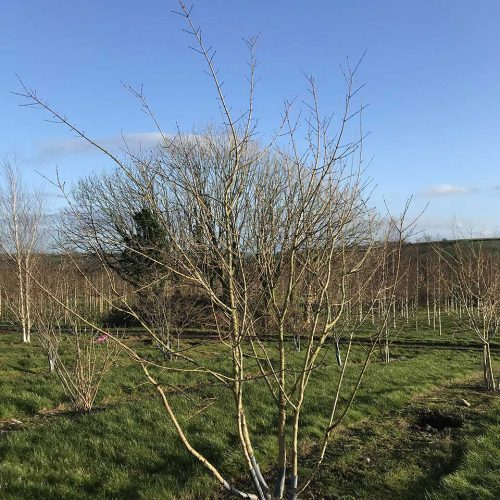
#> input picture vboa/datasets/tree-500x500.jpeg, 500 x 500 px
$ python main.py --img vboa/datasets/tree-500x500.jpeg --imgdir vboa/datasets
#> lines starting #> are read from the running program, lines starting #| are printed output that depends on the picture
### vboa/loadres/image_loader.py
from os import path, walk
import re

from typing import Dict

import cv2 as cv
import numpy as np


class ImageLoader:
    @staticmethod
    def load(file_path: str) -> np.ndarray:
#> called with file_path = 'vboa/datasets/tree-500x500.jpeg'
        image_file_pattern = re.compile('.(jpeg|png|jpg|tiff|bmp)$')

        if not image_file_pattern.search(file_path):
            raise RuntimeError(
                f'Incorrect loader select! {file_path} isn\'t image!')

        if not path.isfile(file_path):
            raise RuntimeError(f'{file_path} doesn\'t exists!')

        return cv.imread(file_path, 0)
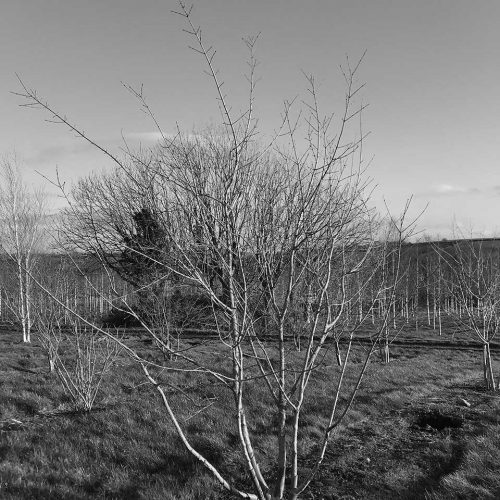
#> returned value: shape (500, 500); min 0, max 255, mean 118.2


class ImagesLoader:
    # [13 lines left out: function load, not called in this run]

### vboa/application.py
import cv2 as cv

from vboa.loadres.image_loader import ImageLoader, ImagesLoader

ESC_KEY_CODE = 27


def run_app(img_file: str | None, imgs_dir: str | None) -> None:
    if img_file:
        raw_data_img = ImageLoader.load(img_file)
        cv.imshow(winname='Image', mat=raw_data_img)
    elif imgs_dir:
        raw_data_images = ImagesLoader.load(imgs_dir)
        for file_name, raw_data in raw_data_images.items():
            cv.imshow(winname=f'Image {file_name}',
                      mat=raw_data)
    else:
        cv.namedWindow("Blank", cv.WINDOW_AUTOSIZE)

    key_code = cv.waitKey(0)
#> (key Esc is pressed here)
    if key_code == ESC_KEY_CODE:
        cv.destroyAllWindows()

### main.py
import argparse

import vboa


if __name__ == "__main__":
    arg_parser = argparse.ArgumentParser(
        prog='VBOA',
        description='Vision Based Obstacle Avoidance System',
        add_help=True)

    arg_parser.add_argument('--img', nargs='?',
                            help='Filepath to image for usage', type=str)

    arg_parser.add_argument('--imgdir', nargs='?',
                            help='Filepath to dir for usage', type=str)

    args = arg_parser.parse_args()

    vboa.run_app(
        img_file=args.img, imgs_dir=args.imgdir)
